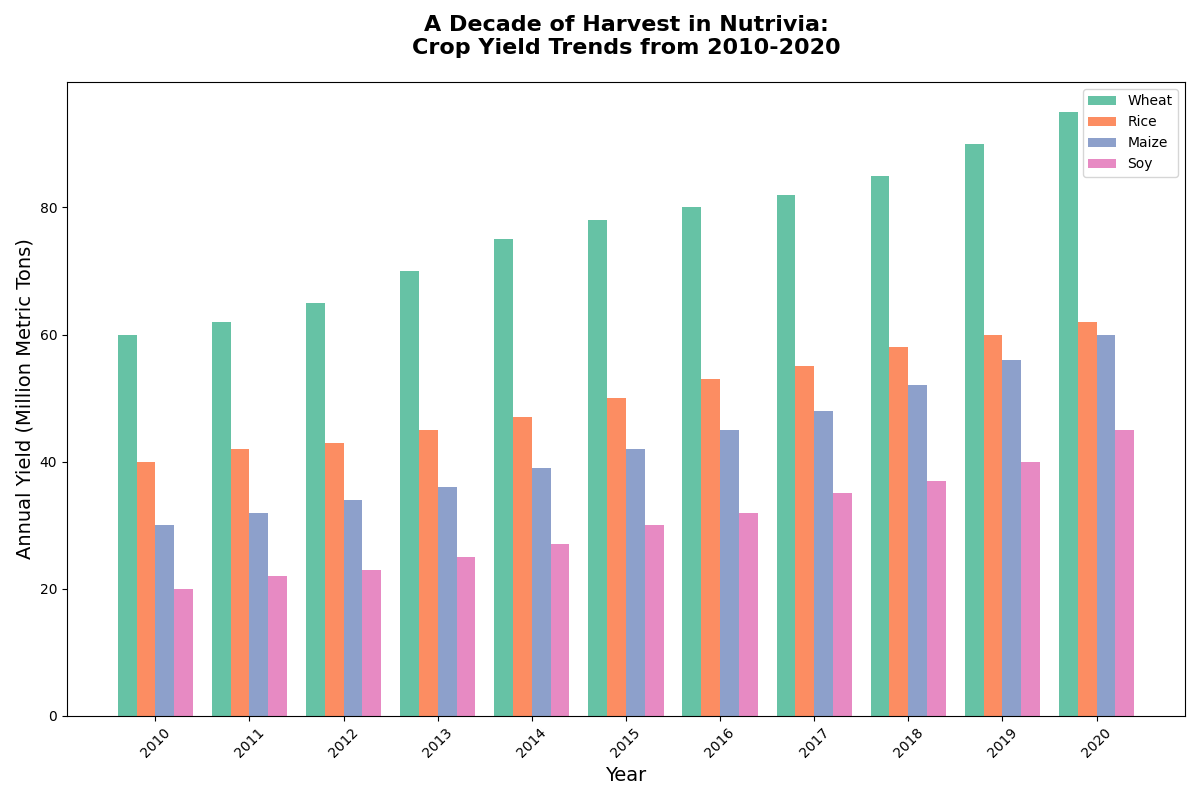

Recreate this plot in Python.
import matplotlib.pyplot as plt
import numpy as np

years = np.arange(2010, 2021)

wheat = np.array([60, 62, 65, 70, 75, 78, 80, 82, 85, 90, 95])
rice = np.array([40, 42, 43, 45, 47, 50, 53, 55, 58, 60, 62])
maize = np.array([30, 32, 34, 36, 39, 42, 45, 48, 52, 56, 60])
soy = np.array([20, 22, 23, 25, 27, 30, 32, 35, 37, 40, 45])

bar_width = 0.2
index = np.arange(len(years))

fig, ax = plt.subplots(figsize=(12, 8))

ax.bar(index - bar_width*1.5, wheat, bar_width, label='Wheat', color='#66c2a5')  # Green-wheat
ax.bar(index - bar_width*0.5, rice, bar_width, label='Rice', color='#fc8d62')   # Orange-rice
ax.bar(index + bar_width*0.5, maize, bar_width, label='Maize', color='#8da0cb')  # Blue-maize
ax.bar(index + bar_width*1.5, soy, bar_width, label='Soy', color='#e78ac3')     # Pink-soy

ax.set_xticks(index)
ax.set_xticklabels(years, rotation=45)

ax.set_title("A Decade of Harvest in Nutrivia:\nCrop Yield Trends from 2010-2020", fontsize=16, fontweight='bold', pad=20)
ax.set_xlabel("Year", fontsize=14)
ax.set_ylabel("Annual Yield (Million Metric Tons)", fontsize=14)
ax.legend()

plt.tight_layout()
plt.show()
